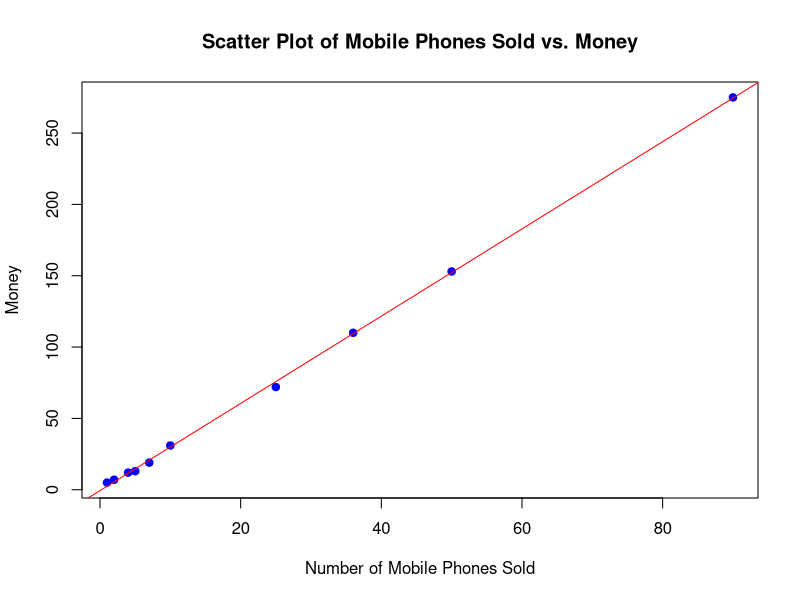

Generate this figure with R:
x <- c(4, 1, 5, 7, 10, 2, 50, 25, 90, 36)
y <- c(12, 5, 13, 19, 31, 7, 153, 72, 275, 110)

# Create scatter plot
plot(x, y, main="Scatter Plot of Mobile Phones Sold vs. Money",
     xlab="Number of Mobile Phones Sold", ylab="Money",
     pch=19, col="blue")

# Optionally add a trend line (linear model)
abline(lm(y ~ x), col="red")
